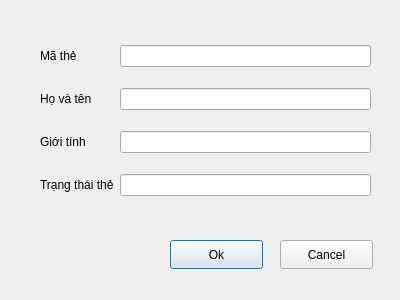
<?xml version="1.0" encoding="UTF-8"?>
<ui version="4.0">
 <class>xoaDocGia_dialog</class>
 <widget class="QDialog" name="xoaDocGia_dialog">
  <property name="geometry">
   <rect>
    <x>0</x>
    <y>0</y>
    <width>400</width>
    <height>300</height>
   </rect>
  </property>
  <property name="windowTitle">
   <string>Dialog</string>
  </property>
  <widget class="QWidget" name="gridLayoutWidget">
   <property name="geometry">
    <rect>
     <x>40</x>
     <y>30</y>
     <width>331</width>
     <height>181</height>
    </rect>
   </property>
   <layout class="QGridLayout" name="gridLayout">
    <item row="0" column="0">
     <widget class="QLabel" name="maThe_label">
      <property name="text">
       <string>Mã thẻ </string>
      </property>
     </widget>
    </item>
    <item row="2" column="0">
     <widget class="QLabel" name="gioiTinh_label">
      <property name="text">
       <string>Giới tính</string>
      </property>
     </widget>
    </item>
    <item row="1" column="0">
     <widget class="QLabel" name="hoVaTen_label">
      <property name="text">
       <string>Họ và tên</string>
      </property>
     </widget>
    </item>
    <item row="3" column="0">
     <widget class="QLabel" name="trangThaiThe_label">
      <property name="text">
       <string>Trạng thái thẻ</string>
      </property>
     </widget>
    </item>
    <item row="0" column="1">
     <widget class="QLineEdit" name="maThe_lineEdit"/>
    </item>
    <item row="1" column="1">
     <widget class="QLineEdit" name="hoVaTen_lineEdit">
      <property name="readOnly">
       <bool>true</bool>
      </property>
     </widget>
    </item>
    <item row="2" column="1">
     <widget class="QLineEdit" name="gioiTinh_lineEdit">
      <property name="readOnly">
       <bool>true</bool>
      </property>
     </widget>
    </item>
    <item row="3" column="1">
     <widget class="QLineEdit" name="trangThaiThe_lineEdit">
      <property name="readOnly">
       <bool>true</bool>
      </property>
     </widget>
    </item>
   </layout>
  </widget>
  <widget class="QPushButton" name="ok_pushButton">
   <property name="geometry">
    <rect>
     <x>170</x>
     <y>240</y>
     <width>93</width>
     <height>29</height>
    </rect>
   </property>
   <property name="text">
    <string>Ok</string>
   </property>
  </widget>
  <widget class="QPushButton" name="cancel_pushButton">
   <property name="geometry">
    <rect>
     <x>280</x>
     <y>240</y>
     <width>93</width>
     <height>29</height>
    </rect>
   </property>
   <property name="text">
    <string>Cancel</string>
   </property>
  </widget>
 </widget>
 <resources/>
 <connections/>
</ui>
